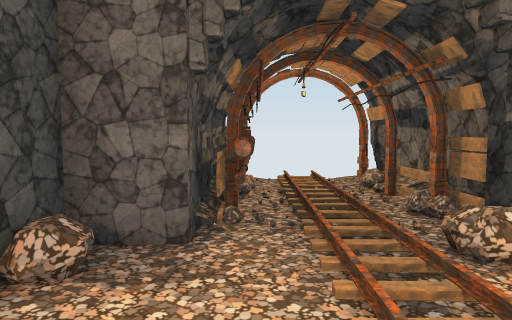
view 1 (above)

12 first-person views from a walk through a scene from a Unity 3-D project. The camera is 1.3 m above the floor, tilts 4° down and sees 70° across. The floor is counted in squares, 1 m on a side. Each view is taken from the middle of a square. On the plan, view 1 faces up. The plan holds only what a view shows up to about 15 squares ahead; the rest is blank.

view 2
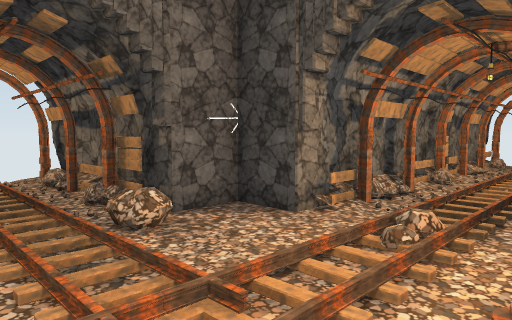

view 3
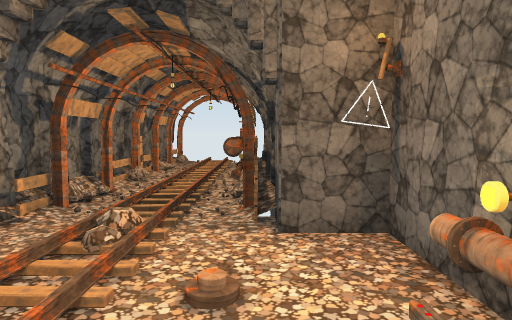

view 4
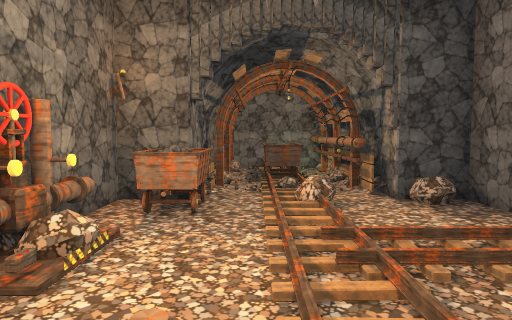

view 5
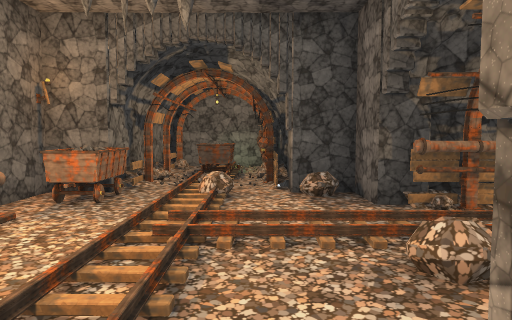

view 6
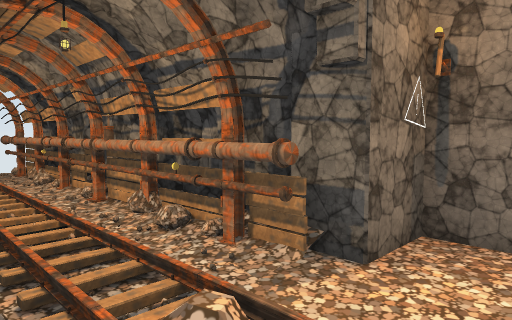

view 7
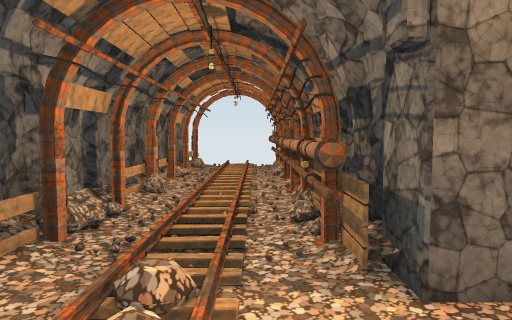

view 8
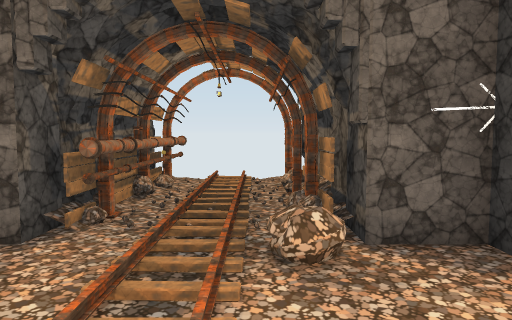

view 9
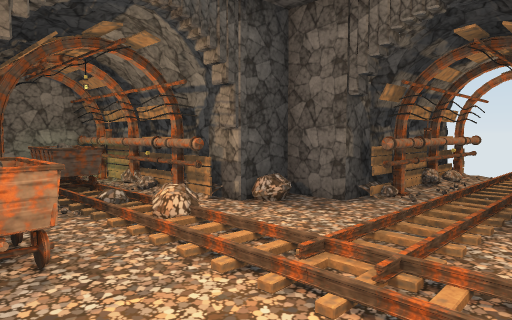

view 10
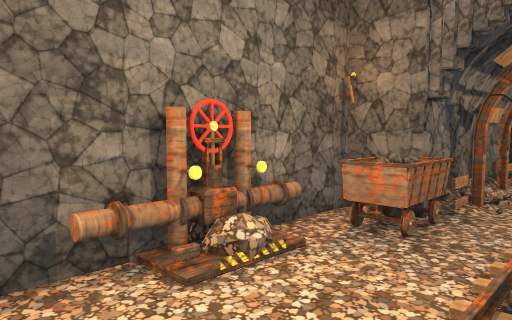

view 11
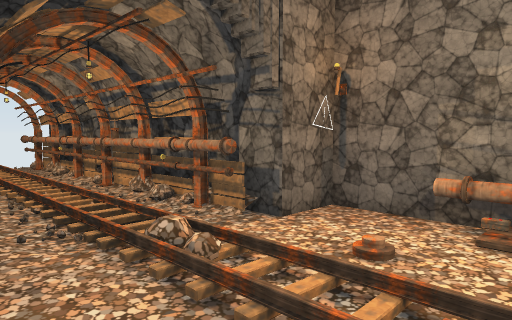

view 12
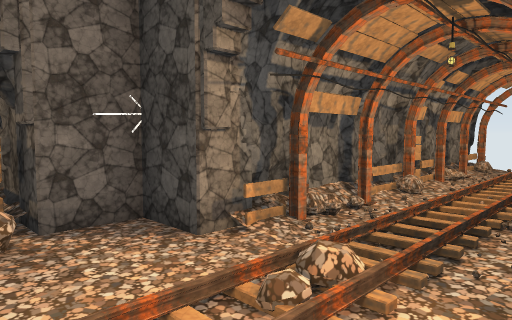

### Floor plan
Key: @ floor where view 1 was taken; # wall or solid block; . floor; / step, stairs or slope; O other object.
Columns run from 7 left of view 1 to 17 right of it. Each row starts with its distance up from view 1.
 11       OO  O
 10       OO  O
  9       OO  O#
  8       OO  OO
  7       OO  O
  6       OO  O
  5       #O/.O
  4      ##.//###
  3 OOOO##../...##OOOOOOOOOOO
  2 OOOOO.../.....OOOOO OOOOO
  1 OOO /O////////
  0  OO ...@......
 -1 OOOO#OO.....#OOOOOOOOOOOO
 -2  OO ##OOOO..###O  #O O
 -3      ########

Where each view was taken, in squares from view 1:
view 1: 0 up, 0 right, facing up
view 2: 1 down, 0 right, facing up-right
view 3: 1 down, 0 right, facing right
view 4: 0 up, 5 right, facing left
view 5: 2 up, 6 right, facing left
view 6: 2 up, 3 right, facing down-right
view 7: 0 up, 2 right, facing right
view 8: 0 up, 2 right, facing up
view 9: 2 down, 3 right, facing up-left
view 10: 1 up, 4 right, facing down-left
view 11: 3 up, 1 right, facing down-right
view 12: 1 down, 2 right, facing up-right
